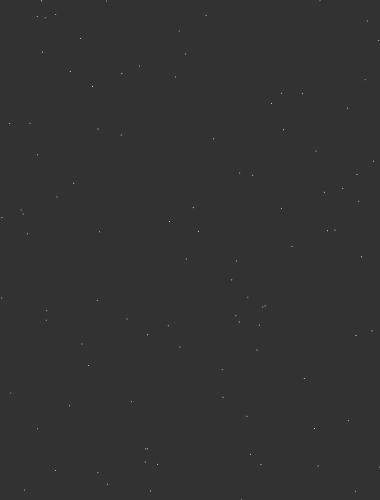
Frame 1 (no input)
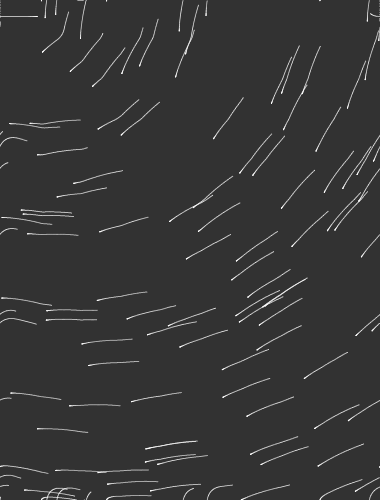
Frame 60 (no input)
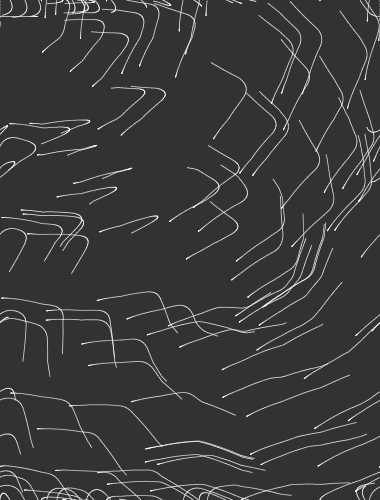
Frame 120 (the mouse pressed at the canvas centre since frame 60)

The p5.js sketch that drew these frames (run headless with seeded random() and noise() and a simulated clock; from frame 60 on, the mouse is pressed at the canvas centre):

// p5.js sketch
// ── sketch.js
const RESOLUTION = 40;
let rows, cols;
let angles = [];
let vehicles = [];


function setup() {
  createCanvas(380, 500);
  background(50);

  cols = ceil(width / RESOLUTION);
  rows = ceil(height / RESOLUTION);

  for (let i=0; i<100; i++) {
    vehicles.push( new Vehicle(random(width), random(height)) );
  }
}

function draw() {
  //background(50);

  // flow field
  for (let r = 0; r < rows; r++) {
    for (let c = 0; c < cols; c++) {

      let x = c * RESOLUTION;
      let y = r * RESOLUTION;

      let freqX = x * 0.001 + frameCount * 0.001;
      let freqY = y * 0.001 + frameCount * 0.001;
      let noiseValue = noise(freqX, freqY); // range 0 to 1
      let angleFlowField = map(noiseValue, 0, 1, 0, TWO_PI);

      let sinValue = sin(frameCount * 0.01) * PI/6;
      let vector = createVector(mouseX - x, mouseY - y);
      let angleMouse = vector.rotate(PI/2 + sinValue).heading();

      let index = c + r * cols;
      //let index = x + y * width;
      let angle = angleFlowField * 0.0 + angleMouse * 1.0;
      angles[index] = angle;

      /*
      stroke(255);
      fill(0);
      rect(x, y, RESOLUTION, RESOLUTION);
      push();
      translate(x + RESOLUTION/2, y + RESOLUTION/2);
      rotate(angle);
      stroke(255);
      line(0, 0, RESOLUTION/2, 0);
      pop();
      */
    }
  }

  // update and display the vehicles
  for (let i=0; i<vehicles.length; i++) {
    let v = vehicles[i];
    /*
    let mouseVec = createVector(mouseX, mouseY);
    let centerVec = createVector(width/2, height/2);
    let vec = p5.Vector.sub(mouseVec, centerVec);
    v.flow( vec.heading() );
    */

    let c = floor(v.pos.x / RESOLUTION);
    let r = floor(v.pos.y / RESOLUTION);
    let index = c + r * cols;

    v.flow( angles[index] );
    /*
    for (let j=0; j<vehicles.length; j++) {
      let otherV = vehicles[j];
      if (i != j) {
        v.avoid( otherV );
      }
    }
    */
    v.update();
    v.reappear();
    v.display();
  }
}


class Vehicle {
  constructor(x, y) {
    this.pos = createVector(x, y);
    this.vel = createVector();
    this.acc = createVector();
    this.angle = 0;

    this.maxSpeed = 1;    // max desired vel
    this.maxForce = 0.05;  // max steering force

    this.detectRad = 80;

    this.foldingVel = random(0.03, 0.08);
  }
  update() {
    this.vel.add(this.acc);
    this.pos.add(this.vel);
    this.acc.mult(0);
    this.angle = this.vel.heading();
  }
  applyForce(f) {
    let force = f.copy();
    // no mass yet
    this.acc.add(force);
  }
  avoid( targetObj ) {
    let desiredVel = p5.Vector.sub(targetObj.pos, this.pos);
    let distance = desiredVel.mag();
    desiredVel.normalize();
    if(distance < this.detectRad) {
      let speed = map(distance, 0, this.detectRad, this.maxSpeed, 0);
      desiredVel.mult(speed * -1); // flip the vel
      let steerForce = p5.Vector.sub(desiredVel, this.vel);
      steerForce.limit(this.maxForce * 0.7); //***
      this.applyForce( steerForce );
    }
  }
  seek( targetObj ) {
    let desiredVel = p5.Vector.sub(targetObj.pos, this.pos);
    let distance = desiredVel.mag();

    desiredVel.normalize();
    if(distance > this.detectRad) {
      desiredVel.mult(this.maxSpeed);
    } else {
      let speed = map(distance, 0, this.detectRad, 0, this.maxSpeed);
      desiredVel.mult(speed);
    }

    let steerForce = p5.Vector.sub(desiredVel, this.vel);
    steerForce.limit(this.maxForce);
    this.applyForce( steerForce );
  }
  seekVec( target ) {
    let desiredVel = p5.Vector.sub(target, this.pos);
    let distance = desiredVel.mag();

    desiredVel.normalize();
    if(distance > this.detectRad) {
      desiredVel.mult(this.maxSpeed);
    } else {
      let speed = map(distance, 0, this.detectRad, 0, this.maxSpeed);
      desiredVel.mult(speed);
    }

    let steerForce = p5.Vector.sub(desiredVel, this.vel);
    steerForce.limit(this.maxForce);
    this.applyForce( steerForce );
  }
  flow( angle ) {
    let desiredVel = p5.Vector.fromAngle( angle );
    desiredVel.mult(this.maxSpeed);

    let steerForce = p5.Vector.sub(desiredVel, this.vel);
    steerForce.limit(this.maxForce);
    this.applyForce( steerForce );
  }
  reappear() {
    if (this.pos.x < 0) {
      this.pos.x = width;
    }
    else if (this.pos.x > width) {
      this.pos.x = 0;
    }
    if (this.pos.y < 0) {
      this.pos.y = height;
    }
    else if (this.pos.y > height) {
      this.pos.y = 0;
    }
  }
  display() {
    push();
    translate(this.pos.x, this.pos.y);
    rotate( this.angle );
    noStroke();
    fill(255);

    let freq = frameCount * this.foldingVel;
    let amp = 5;
    let sinValue = sin(freq) * amp;

    //triangle(0, 0, -15, sinValue, -15, -sinValue);
    ellipse(0, 0, 1, 1);
    //stroke(0, 0, 255);
    //noFill();
    //ellipse(0, 0, this.brakeRad*2, this.brakeRad*2);
    pop();
  }
}

















// :D
